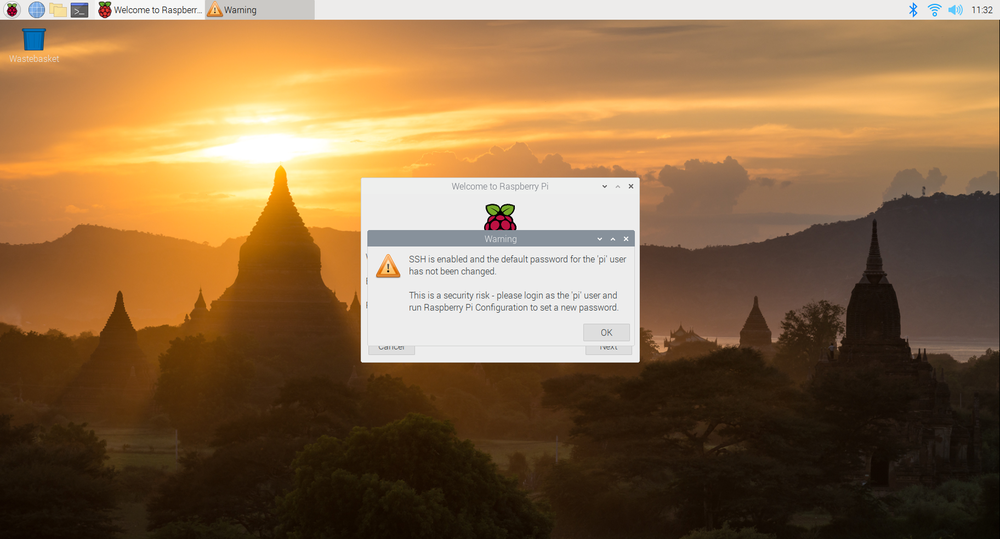
#> input picture waveshare/Raspberry/screenshot.png, 1000 x 539 px, shrunk from 1824 x 984 before the run
$ python demo.py
#> lines starting #> are read from the running program, lines starting #| are printed output that depends on the picture
from PIL import Image, ImageOps

import numpy as np
import numpy.ctypeslib as npct
from numpy.ctypeslib import ndpointer
import ctypes as ct
import os

image = Image.open('screenshot.png')
#> image is the input picture: PIL image 1000x539 RGB; mean R, G, B 139.2, 107.5, 72.2
gray_image = ImageOps.grayscale(image)
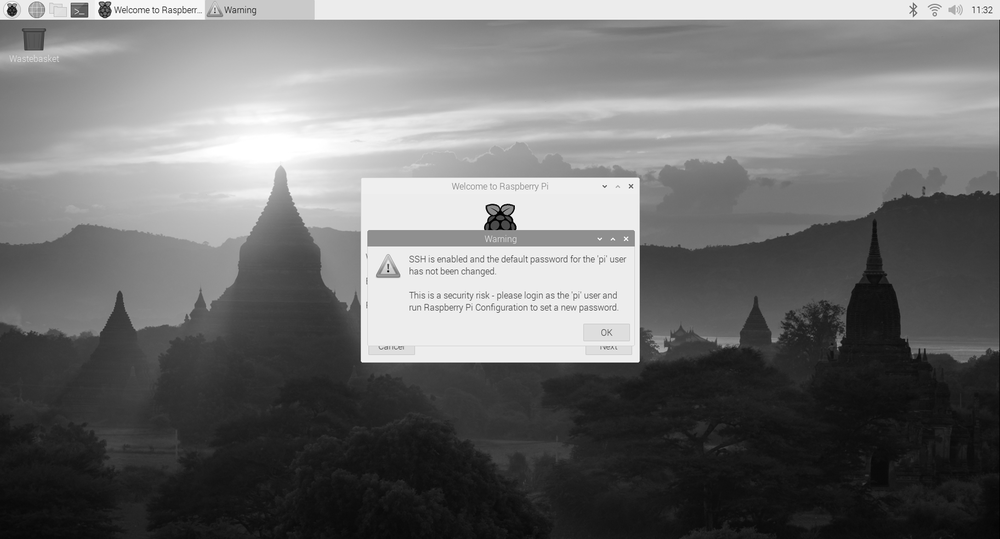
#> gray_image: PIL image 1000x539 L; min 0, max 255, mean 112.9
gray_image.show()

arr = np.array(gray_image, dtype=np.uint8)
height, width = arr.shape[0], arr.shape[1]
#> height = 539; width = 1000
print(arr, arr.shape)
#> (printed output is left out)
